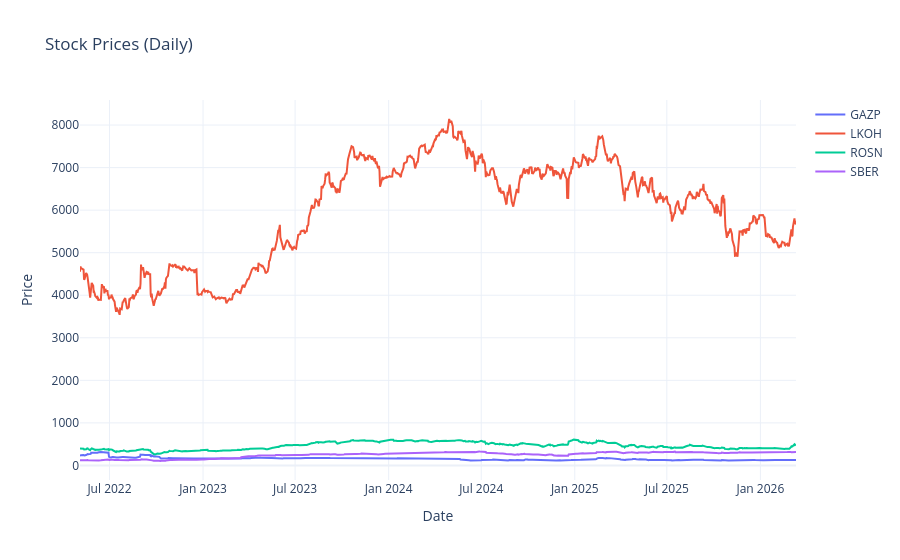

The notebook cell saved with this chart:
### Code cell
fig = go.Figure()

for ticker in stocks_data_1w_daily_df['company'].unique():
    df = stocks_data_1w_daily_df[stocks_data_1w_daily_df['company'] == ticker]
    fig.add_trace(
        go.Scatter(
            x=df['begin'],
            y=df['close'],
            mode="lines",
            name=ticker
        )
    )

fig.update_layout(
    title="Stock Prices (Daily)",
    xaxis_title="Date",
    yaxis_title="Price",
    template="plotly_white"
)
fig.show()

### Figure 1 — Plotly figure (JSON) as saved in the notebook; plotly's stock layout.template omitted (floating-point values rounded to 4 significant figures; data arrays with more than 128 entries replaced by an {"elided": "..."} marker saying what was removed)
{"data": [{"mode": "lines", "name": "GAZP", "type": "scatter", "x": {"elided": "977 str values"}, "y": {"elided": "977 float values"}}, {"mode": "lines", "name": "LKOH", "type": "scatter", "x": {"elided": "977 str values"}, "y": {"elided": "977 float values"}}, {"mode": "lines", "name": "ROSN", "type": "scatter", "x": {"elided": "977 str values"}, "y": {"elided": "977 float values"}}, {"mode": "lines", "name": "SBER", "type": "scatter", "x": {"elided": "977 str values"}, "y": {"elided": "977 float values"}}], "layout": {"title": {"text": "Stock Prices (Daily)"}, "xaxis": {"title": {"text": "Date"}}, "yaxis": {"title": {"text": "Price"}}}}
